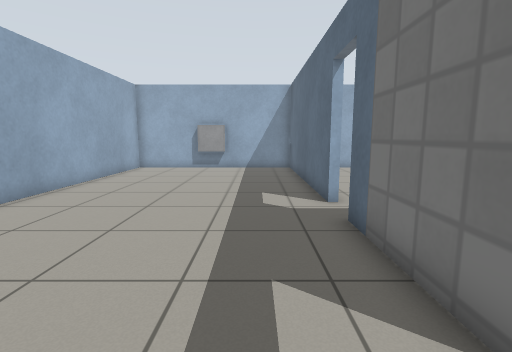
[1] (above)

16 first-person views from a walk through a world built for the Gazebo simulator. The camera is 0.95 m above the floor, tilts 8° down and sees 85° across. The floor is counted in squares, 0.5 m on a side. Each view is taken from the middle of a square. On the plan, view 1 faces up. The plan holds only what a view shows up to about 16 squares ahead; the rest is blank. Gazebo's built-in surfaces are drawn with simple patterns.

[2]
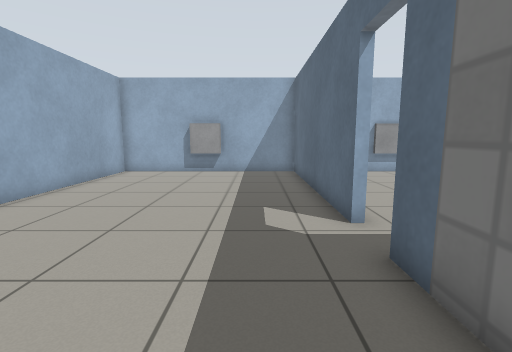

[3]
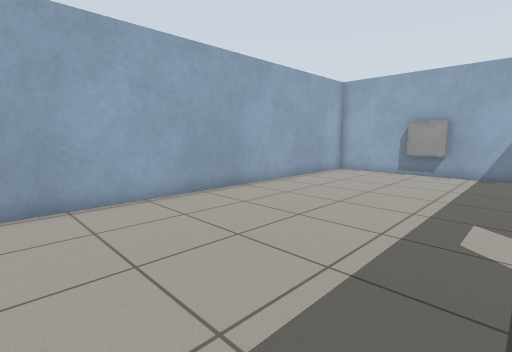

[4]
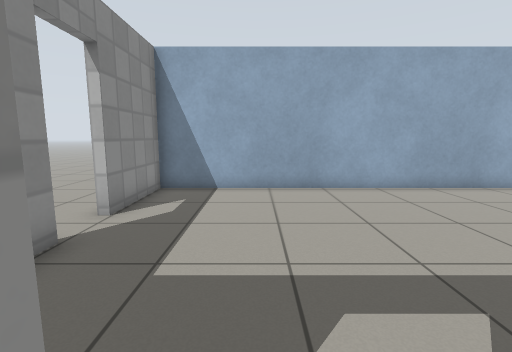

[5]
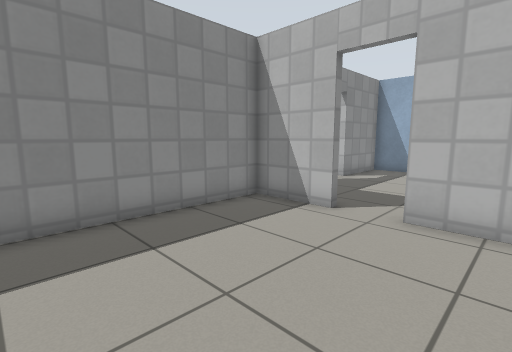

[6]
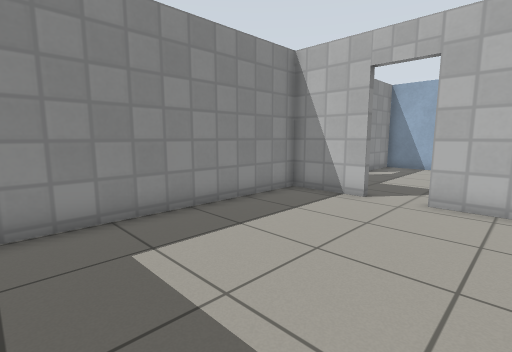

[7]
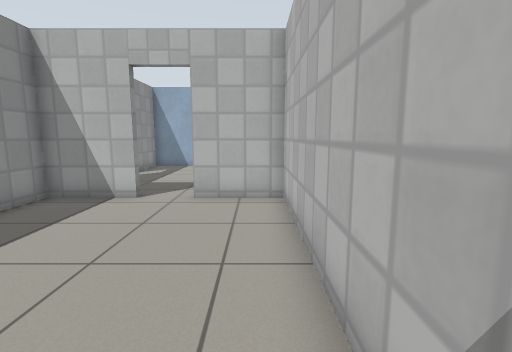

[8]
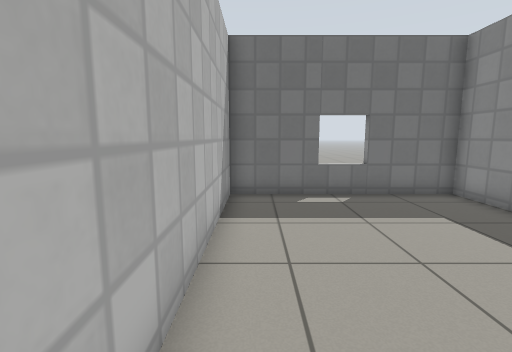

[9]
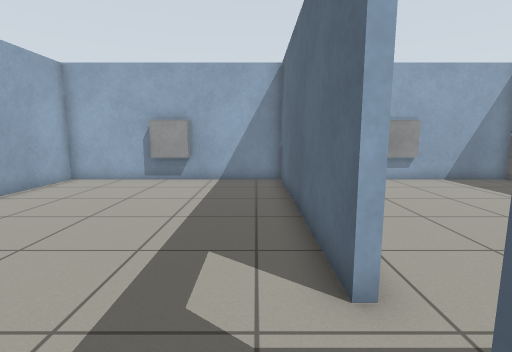

[10]
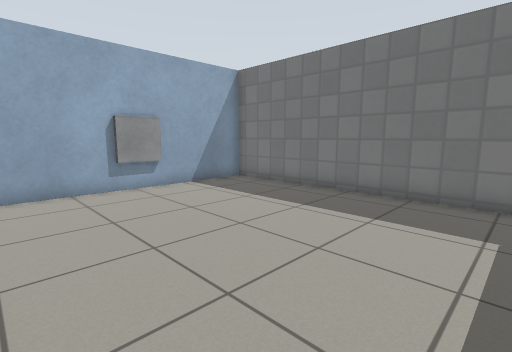

[11]
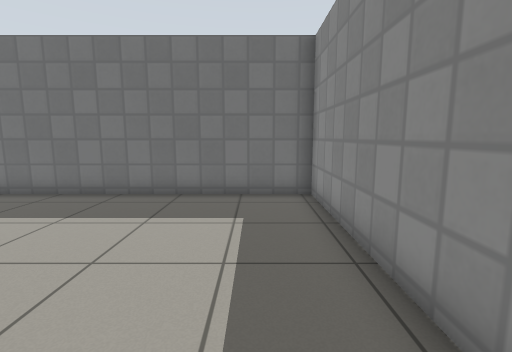

[12]
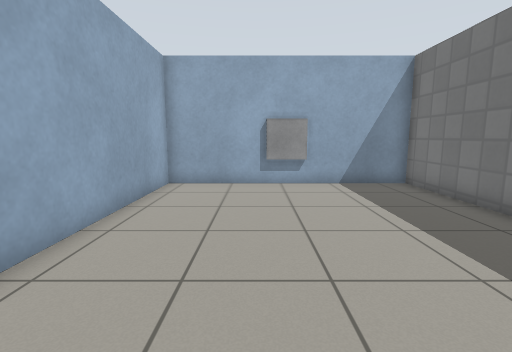

[13]
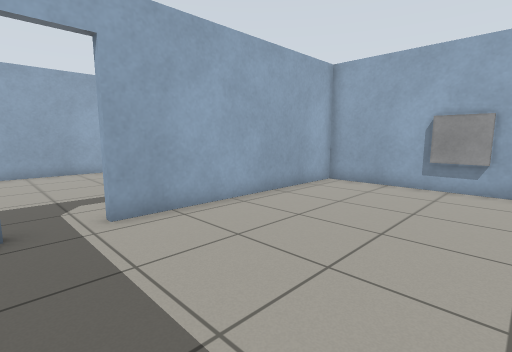

[14]
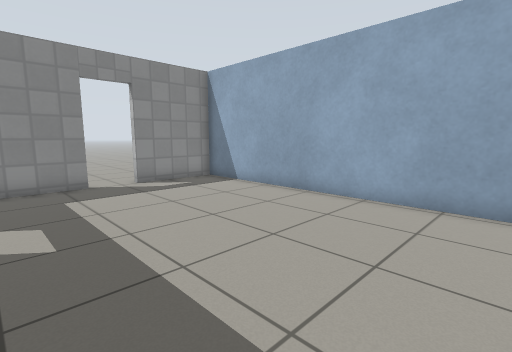

[15]
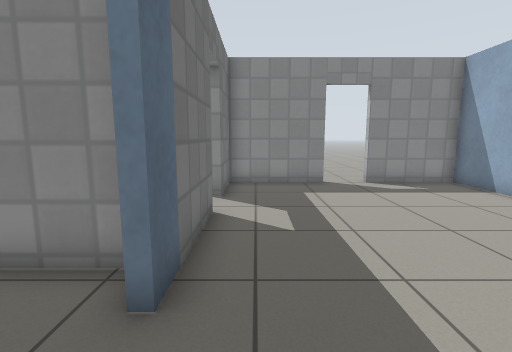

[16]
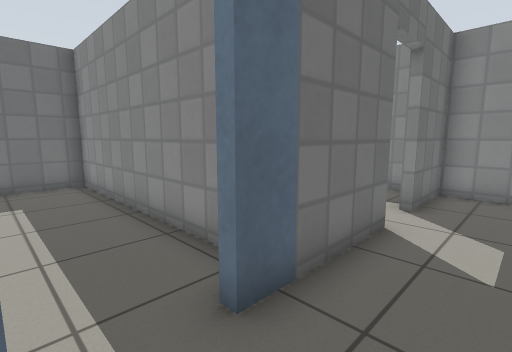

### Floor plan
Points are (right, up) in squares from view 1. A wall is a line through its corners. A room is listed if a view was taken in it or the views show most of it. See-through windows are left out.
Room 1 (views 1, 2, 3, 9, 14, 15, 16)
walls: (2.1, 8) (2.1, 17.3) (-1.3, 17.3); (2.1, 2) (2.1, 6.2); (-3.6, 17.3) (-7.3, 17.3) (-7.3, -2.6) (-3.5, -2.6); (-1.9, -2.6) (2.1, -2.6) (2.1, 0.3)
ways out: open door at (2, 1.5) to room 2; open door at (2, 7.5) to room 3; open door at (-2.5, -3)
objects: window (-3, 17) to (-2, 17)
Room 2 (views 4, 5, 6, 7, 8)
walls: (2.4, 0.3) (2.4, -2.6) (12.1, -2.6) (12.1, 4.9) (2.4, 4.9) (2.4, 2)
ways out: open door at (2, 1.5) to room 1
Room 3 (views 10, 11, 12, 13)
walls: (6.4, 17.3) (2.4, 17.3) (2.4, 8); (2.9, 5.2) (12.1, 5.2) (12.1, 17.3) (8.6, 17.3)
ways out: open door at (2, 7.5) to room 1
objects: window (7, 17) to (8, 17)

Where each view was taken, in squares from view 1:
view 1: 0 up, 0 right, facing up
view 2: 2 up, 0 right, facing up
view 3: 2 up, 1 right, facing up-left
view 4: 1 up, 3 right, facing left
view 5: 4 up, 9 right, facing down-left
view 6: 4 up, 11 right, facing down-left
view 7: 4 up, 11 right, facing left
view 8: 4 up, 3 right, facing right
view 9: 5 up, 1 right, facing up
view 10: 7 up, 3 right, facing up-right
view 11: 7 up, 3 right, facing right
view 12: 6 up, 6 right, facing up
view 13: 6 up, 9 right, facing up-left
view 14: 9 up, 1 right, facing down-left
view 15: 9 up, 1 right, facing down
view 16: 8 up, 0 right, facing down-right
